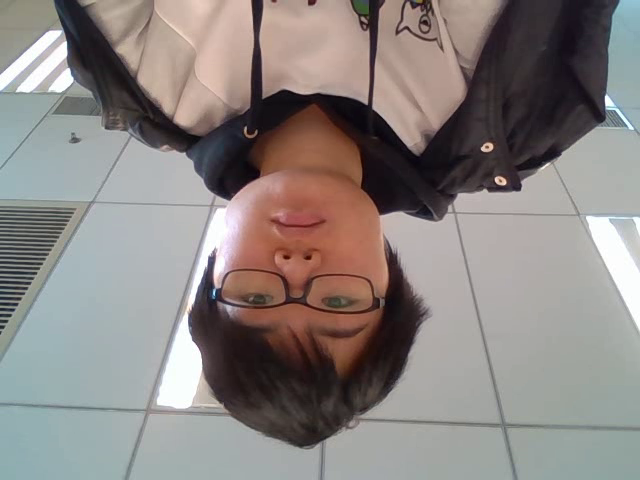
#> input picture frame 14 of 001_基本_视频_01.avi, 640 x 480 px, given in place of 20190802_20190802172433_20190802172435_171212.mp4, which was not available
$ python skipwindows.py
#> lines starting #> are read from the running program, lines starting #| are printed output that depends on the picture
#!/usr/bin/env python2
# -*- coding: utf-8 -*-
"""
Created on Mon Sep  2 11:07:48 2019

@author: yangna
"""

import cv2
import random
import os

rootpath='/home/yangna/yangna/project/grocery/video/30'
cap = cv2.VideoCapture(os.path.join(rootpath, '20190802_20190802172433_20190802172435_171212.mp4'))
while(cap.isOpened()):
    ret, frame = cap.read()
#> frame is the input picture: shape (480, 640, 3); mean B, G, R 129.5, 132.1, 138.8
    if ret:
        cv2.imshow('frame', frame)
        cv2.imwrite(os.path.join(rootpath, 'yangna.jpg'), frame)
    if cv2.waitKey(1)&0xFF == ord("q"):
#> (key q is pressed here)
        break
cap.release()
cv2.destroyAllWindows()

def get_skipwindows_crop(frame, weight=100, height=200, skip=50):
#> called with weight = 100, height = 200, skip = 50
    wstart = 0
    hstart = 0
    wend = 0
    hend = hstart + height + random.randint(-100, 200)
    index = 0
    while True:
        wend = wstart + weight + random.randint(-30, 100)
        if hend > frame.shape[0]:
            hend = frame.shape[0]
        if wend > frame.shape[1]:
            wend = frame.shape[1]
        cv2.imshow('frame', frame[hstart:hend, wstart:wend])
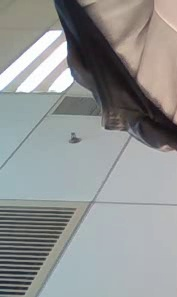
#> window 'frame': shape (297, 177, 3); mean B, G, R 147.7, 148.2, 146.1
        cv2.imwrite(os.path.join(rootpath, '%06d.jpg'%index), frame[hstart:hend, wstart:wend])
        index += 1
        if (hend == frame.shape[0]) and (wend == frame.shape[1]):
            break
        if wend == frame.shape[1]:
            hstart = hstart + skip + random.randint(-40, 40)
            hend = hstart + height + random.randint(-100, 200)
            wstart = 0
        else:
            wstart = wstart + skip + random.randint(-40, 40)
        if cv2.waitKey(1000)&0xFF == ord("q"):
#> (key q is pressed here)
            break
    cv2.destroyAllWindows()

frame = cv2.imread(os.path.join(rootpath, 'yangna.jpg'))
get_skipwindows_crop(frame)
cv2.destroyAllWindows()

$ run again, starting later in the video
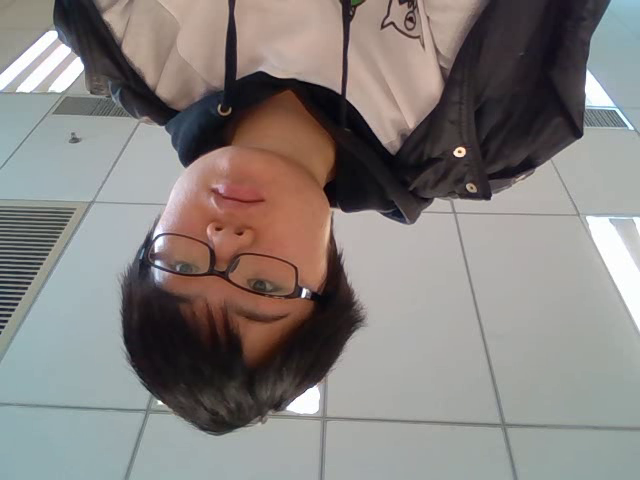
#> input picture frame 63 of 001_基本_视频_01.avi, 640 x 480 px, given in place of 20190802_20190802172433_20190802172435_171212.mp4, which was not available
#> frame is the input picture: shape (480, 640, 3); mean B, G, R 126.4, 128.9, 134
#> in get_skipwindows_crop, `cv2.imshow('frame', frame[hstart:hend, wstart:wend])`:
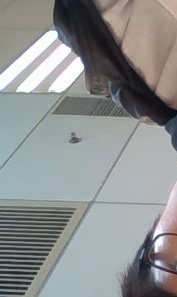
#> window 'frame': shape (297, 177, 3); mean B, G, R 143.8, 143.5, 141.4

$ run again, starting later in the video
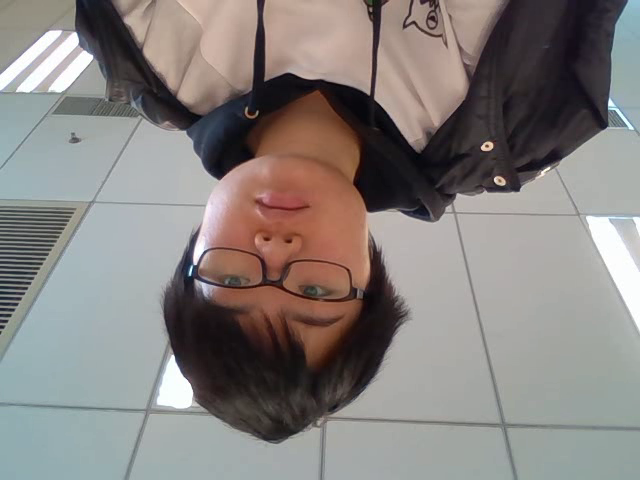
#> input picture frame 112 of 001_基本_视频_01.avi, 640 x 480 px, given in place of 20190802_20190802172433_20190802172435_171212.mp4, which was not available
#> frame is the input picture: shape (480, 640, 3); mean B, G, R 126.9, 129.5, 134.8
#> in get_skipwindows_crop, `cv2.imshow('frame', frame[hstart:hend, wstart:wend])`:
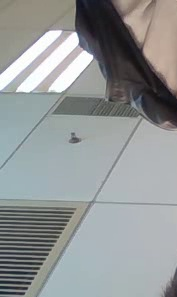
#> window 'frame': shape (297, 177, 3); mean B, G, R 150.5, 150.2, 146.7
